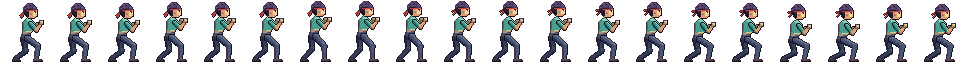
#> input picture examples/fighter/fighter_idle.png, 960 x 64 px
$ python creature_map.py ../../examples/fighter/fighter_idle.png
#> lines starting #> are read from the running program, lines starting #| are printed output that depends on the picture; after the words box and inside, x2 and y2 are one past the last pixel; in counts of white or black regions, pixels touching at a corner belong together
"""A first look at a creature's drawing, from its silhouette alone: which way it faces, where it meets the ground,
its spine, and a guess at its limbs and body plan, with a labelled overlay to look at.

    python creature_map.py <drawing.png> [--eye #rrggbb | --eye-at X,Y] [--floating] [--out DIR] [--name NAME]
    python creature_map.py --selftest
    python creature_map.py --help

A first look only. It sees shapes, not what they are: it reads the selftest's clean shapes, but on real art hidden
far legs, fur, held things, capes and hair defeat a silhouette, and most part names come out wrong. Take its facing,
ground line and spine as a first guess; cut the parts with body_parts.py, from landmarks placed by eye.
--eye-at X,Y (the eye's place in the drawing's pixels) is surer than --eye (its colour, any case, the # optional),
which also finds that colour anywhere else. --floating: it flies, swims or hovers (one drawing cannot show it).

How it reads the silhouette:
1. Silhouette: the drawing's alpha, or every pixel unlike the border's colour. Worked on a copy about 320 px across.
2. Thickness: a chamfer distance transform (3-4 weights): each pixel's distance to the nearest edge. Twice it is
   the body's width there.
3. Skeleton: Zhang-Suen thinning of the silhouette, its spurs shorter than the local width pruned.
4. Spine: the skeleton through the trunk's thick core (width at least 70 % of the widest), out to the eye at the
   front and, at the back, to the skeleton end lying straightest on and heaviest (a tail trails on; a leg drops
   away). Twin forks (two legs under an upright body, a forked tail) are cut back so both are limbs.
5. Head and tail: the spine's end nearer the eye (if one is given) is the head; else the end that is thicker over
   its last fifth. The neck is the narrowest point of the front third, the tail's root where the spine thins under
   half the trunk's width in the back half.
6. Limbs: every skeleton end off the spine is a limb, with the pixels nearest it (a geodesic Voronoi over the
   silhouette). Each is named by where it joins and which way it goes: on the head ears, horns, jaws or tentacles;
   on the tail fins; on the trunk legs (hanging to the ground), wings or sails (long, raised), arms (long, hanging
   free), crests and fins (short). The plan follows from the legs and wings counted.
7. Pivots: a limb's joint is where its branch leaves the spine; its root, where it leaves the trunk's outline
   (the branch point a trunk-width from the joint): a leg is sheared about its root's row, a wing turned about it.
Output: <name>_map.json (all coordinates in the drawing's own pixels) and <name>_map.png (regions tinted, the
skeleton, the spine, joints and labels). Read <name>_map_manifest.json for both paths relative to --out.
Exit code: 0 done, 1 no body found in the drawing, 2 a usage error (a bad
option, a missing file, or a strip of frames: give it one drawing)."""
import json
import math
import os
import shutil
import sys
import tempfile
import time
from collections import deque

try:
    import numpy as np
    from PIL import Image, ImageDraw, ImageFilter
except ImportError as e:                                  # python -I does not see a pip install --user
    raise type(e)(f"{e}: {os.path.basename(__file__)} needs numpy and Pillow. python -I (isolated mode) does "
                  "not see packages installed with pip install --user: install them in a virtual "
                  "environment or for the whole system, or run without -I", name=e.name) from None

WORK = 320                                                # the analysis copy's longest side


# ---- silhouette, thickness, skeleton ---------------------------------------------------------------------------
def silhouette(im):
    a = np.asarray(im.convert("RGBA")).astype(int)
    if (a[..., 3] < 250).any():
        return a[..., 3] >= 128
    rgb = a[..., :3]
    border = np.concatenate([rgb[0], rgb[-1], rgb[:, 0], rgb[:, -1]])
    bg = np.median(border, 0)
    return np.abs(rgb - bg).sum(2) > 30


# [46 lines left out: functions distance, skeleton, not called in this run]


N8 = [(-1, -1), (0, -1), (1, -1), (-1, 0), (1, 0), (-1, 1), (0, 1), (1, 1)]
RING = [(0, -1), (1, -1), (1, 0), (1, 1), (0, 1), (-1, 1), (-1, 0), (-1, -1)]   # clockwise round a pixel


def _nbrs(sk, x, y):
    h, w = sk.shape
    return [(x + a, y + b) for a, b in N8 if 0 <= x + a < w and 0 <= y + b < h and sk[y + b, x + a]]


# [489 lines left out: functions crossings, graph, prune, _reach, _path_to, spine and 5 more, not called in this run]


COLS = [(230, 90, 90), (90, 200, 120), (90, 140, 230), (230, 190, 70), (190, 100, 220), (80, 210, 210),
        (240, 140, 60), (150, 220, 90), (220, 110, 170), (120, 120, 240)]


# [28 lines left out: function overlay, not called in this run]


def _looks_like_strip(im):
    """A wide sheet with at least three separated silhouettes repeating at a regular cell pitch."""
    if im.width <= 3 * im.height:
        return False
    min_figures = 3
    mask = silhouette(im)
    occupied = mask.any(axis=0)
    edges = np.diff(np.r_[False, occupied, False].astype(int))
    starts, ends = np.flatnonzero(edges == 1), np.flatnonzero(edges == -1)
    if len(starts) >= min_figures and im.width % len(starts) == 0:
        width = im.width // len(starts)
        cells = np.arange(len(starts))
        if np.array_equal(starts // width, cells) and np.array_equal((ends - 1) // width, cells):
            if mask.reshape(im.height, len(cells), width).all(axis=1).any():
                return True
    # Detached effects can split a pose across several column runs. Compare the body footprints in equal cells.
    for width in range(max(2, im.height // 2), min(3 * im.height, im.width // min_figures) + 1):
        if im.width % width:
            continue
        cells = mask.reshape(im.height, -1, width).transpose(1, 0, 2)
        left, right = cells[:-1, :, -1], cells[1:, :, 0]
        joined = (left & right).any(axis=1)
        joined |= (left[:, 1:] & right[:, :-1]).any(axis=1)
        joined |= (left[:, :-1] & right[:, 1:]).any(axis=1)
        # A continuous body crosses every intervening boundary, possibly diagonally. Two touching poses form
        # one group here; the other poses can still supply the separated silhouettes needed to identify a strip.
        groups = 1 + np.count_nonzero(~joined)
        if groups < min_figures:
            continue
        areas = cells.sum(axis=(1, 2))
        common = (cells[:-1] & cells[1:]).sum(axis=(1, 2))
        if areas.min() == 0 or np.any(2 * common < np.minimum(areas[:-1], areas[1:])):
            continue
        if not joined.any():
            return True
        # With a body crossing some boundaries, the gaps must also separate repeated bodies. A spark can cover
        # its own area in the next cell, and two sparks can match each other, while the body crosses many cells.
        larger_cell = np.maximum(areas[:-1], areas[1:])
        joined_footprint = common[joined].max()
        matching_bodies = 2 * common >= np.maximum(larger_cell, joined_footprint)
        if 1 + np.count_nonzero(~joined & matching_bodies) >= min_figures:
            return True
    return False


# [11 lines left out: function _replace_manifest, not called in this run]


def main(argv):
    """The command line (see the module's help). Returns the exit code: 0 done, 1 no body found, 2 a usage error."""
    if "--help" in argv or "-h" in argv:
        print(__doc__)
        return 0
    valued, flags = {"--eye", "--eye-at", "--out", "--name"}, {"--floating"}
    pos, opts, i = [], {}, 0
    try:
        while i < len(argv):
            a = argv[i]
            if a in valued:
                if i + 1 >= len(argv):
                    raise ValueError(f"{a} needs a value")
                opts[a] = argv[i + 1]
                i += 2
            elif a in flags:
                opts[a] = True
                i += 1
            elif a.startswith("-"):
                raise ValueError(f"unknown option {a!r}")
            else:
                pos.append(a)
                i += 1
        if len(pos) != 1:
            raise ValueError("give one drawing" if not pos else f"one drawing only, not {pos}")
        if not os.path.isfile(pos[0]):
            raise ValueError(f"no such file: {pos[0]}")
        eye = opts.get("--eye")
        if eye is not None:
            e = eye.strip().lstrip("#")
            if len(e) != 6 or any(c not in "0123456789abcdefABCDEF" for c in e):
                raise ValueError(f"--eye takes a colour #rrggbb, not {eye!r}")
        at = opts.get("--eye-at")
        try:
            at = tuple(int(round(float(v))) for v in at.split(",")) if at else None
        except (ValueError, OverflowError):
            at = ()
        if at is not None and len(at) != 2:
            raise ValueError(f"--eye-at takes X,Y, not {opts['--eye-at']!r}")
    except ValueError as e:
        print(f"error: {e}  (--help lists the options)", file=sys.stderr)
        return 2
    src = pos[0]
    name = opts.get("--name", os.path.splitext(os.path.basename(src))[0])
    out = os.path.realpath(opts.get("--out", "."))
    filenames = (f"{name}_map.json", f"{name}_map.png")
    manifest = f"{name}_map_manifest.json"
    try:
        if not name or name in (".", "..") or any(c in '/\\:<>"|?*' or ord(c) < 32 for c in name):
            raise ValueError(f"--name must be a file name, not {name!r}")
        for filename in (*filenames, manifest):
            target = os.path.join(out, filename)
            if os.path.isdir(target):
                raise ValueError(f"output {target} is a directory")
            resolved = os.path.realpath(target)
            if os.path.normcase(os.path.dirname(resolved)) != os.path.normcase(out):
                raise ValueError(f"output {target} resolves outside {out}")
            if (os.path.normcase(resolved) == os.path.normcase(os.path.realpath(src))
                    or os.path.exists(target) and os.path.samefile(target, src)):
                raise ValueError(f"output {target} would overwrite source {src}; choose a different --out or --name")
        with Image.open(src) as image:
#> image is the input picture: PIL image 960x64 RGBA; mean R, G, B, A 22.6, 22.6, 25.1, 72.9
            im = image.convert("RGBA")
    except (OSError, ValueError, Image.DecompressionBombError) as e:
        print(f"error: {src}: {e}", file=sys.stderr)
        return 2
    if _looks_like_strip(im):
#> in silhouette, `return a[..., 3] >= 128`:
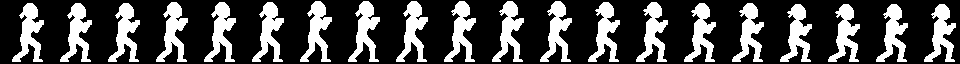
#> returned value: shape (64, 960) bool; 28.6% white; 20 white regions, largest, box (x1, y1, x2, y2) and area: (156, 2, 188, 62) 883, (204, 2, 236, 62) 883, (252, 2, 284, 62) 883
#> in _looks_like_strip, `edges = np.diff(np.r_[False, occupied, False].astype(int))`: edges = 961 values, max 1 at index 12, min -1 at index 44, mean 0
#> in _looks_like_strip, `starts, ends = np.flatnonzero(edges == 1), np.flatnonzero(edges == -1)`: starts = 20 values from 12 to 924; ends = 20 values from 44 to 956
#> in _looks_like_strip, `width = im.width // len(starts)`: width = 48
#> in _looks_like_strip, `cells = np.arange(len(starts))`: cells = 20 values from 0 to 19
        print(f"error: {src} is {im.width}x{im.height}: one drawing, not a strip (crop one frame)  "
              "(--help lists the options)", file=sys.stderr)
        return 2
    try:
        res, aux = analyse(im, eye, "--floating" in opts, at)
    except ValueError as e:
        print(f"error: {src}: {e}", file=sys.stderr)
        return 1 if str(e) == "no body found" else 2
    try:
        os.makedirs(out, exist_ok=True)
        stage = tempfile.mkdtemp(prefix=".limberpix-drawing-", dir=out)
        pending = os.path.join(stage, "manifest.json")
        try:
            with open(os.path.join(stage, filenames[0]), "w", encoding="utf-8") as fh:
                json.dump(res, fh, indent=1)
            overlay(im, res, aux, os.path.join(stage, filenames[1]))
            with open(pending, "w", encoding="utf-8") as fh:
                json.dump({f: f"{os.path.basename(stage)}/{f}" for f in filenames}, fh)
        except BaseException:
            shutil.rmtree(stage, ignore_errors=True)
            raise
        try:
            _replace_manifest(pending, os.path.join(out, manifest))
        except OSError:
            shutil.rmtree(stage, ignore_errors=True)
            raise
    except OSError as e:
        print(f"error: {e}", file=sys.stderr)
        return 2
    print(f"{name}: {res['plan']}; facing {res['facing']}, trunk {res['trunk_width']} px")
    for p in res["parts"]:
        print(f"  {p['name']:14s} {p['kind']:28s} {p['zone']:5s} share {p['area_share']:.3f} root {p['root']} "
              f"tip {p['tip']}")
    print("map:", os.path.join(stage, filenames[1]))
    print("manifest:", os.path.join(out, manifest))
    return 0


if __name__ == "__main__":
    if "--selftest" in sys.argv:
        sys.path.insert(0, os.path.dirname(os.path.abspath(__file__)))
        try:
            import creature_map_selftest
        except ImportError:
            print("error: --selftest needs creature_map_selftest.py beside this file", file=sys.stderr)
            sys.exit(2)
        sys.exit(0 if creature_map_selftest.run() else 1)
#> (the run stopped early here; a loop or call above may not have finished)
